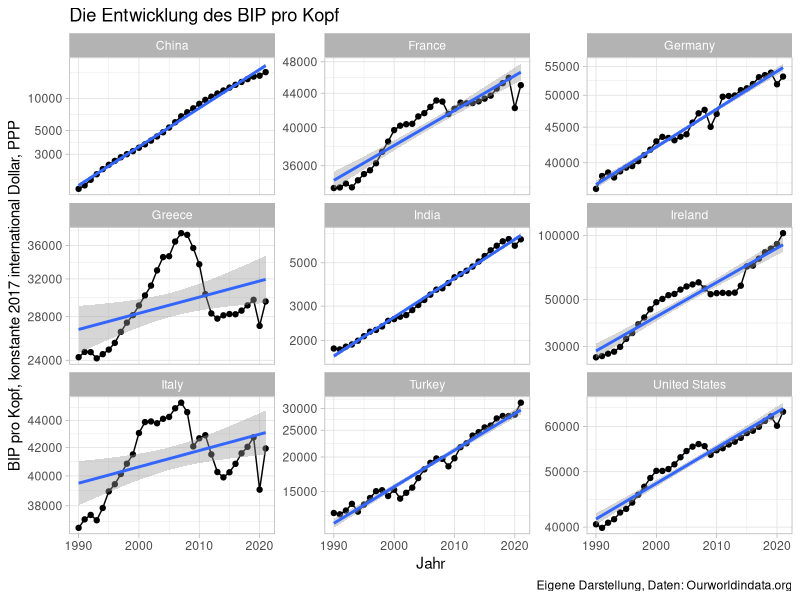
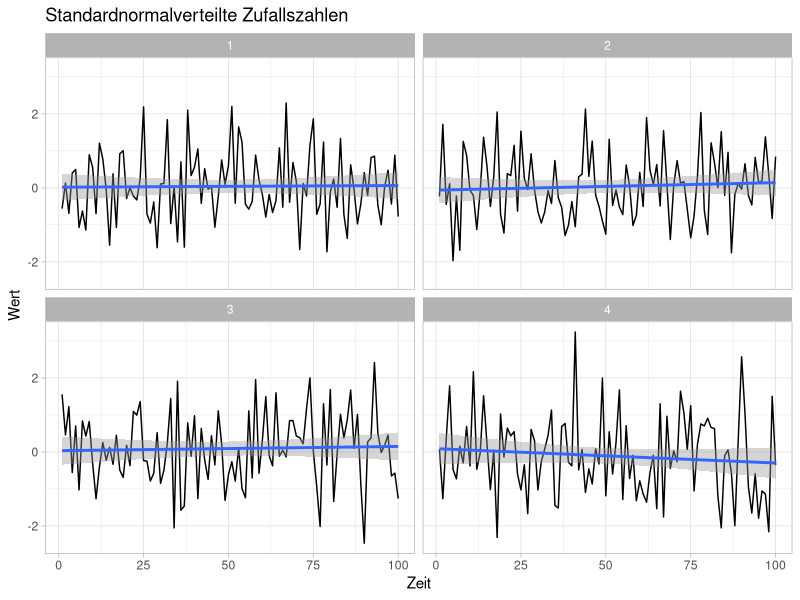
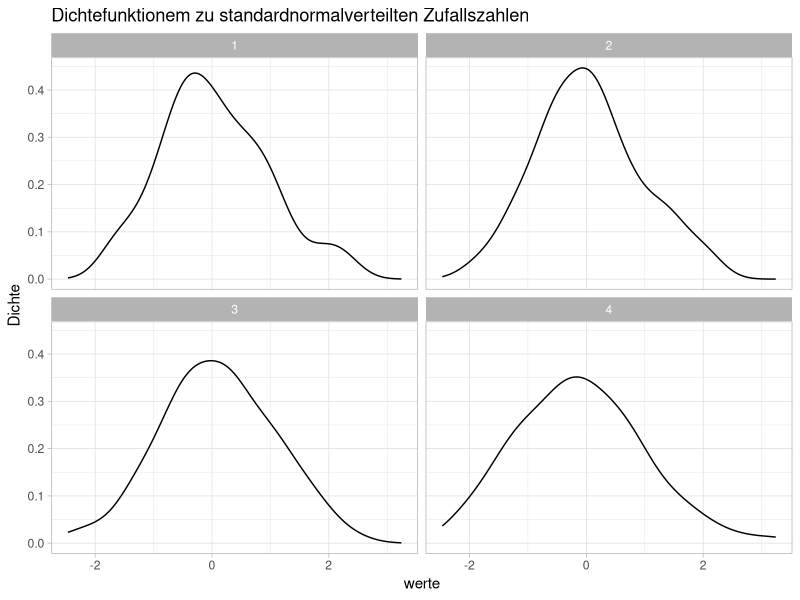
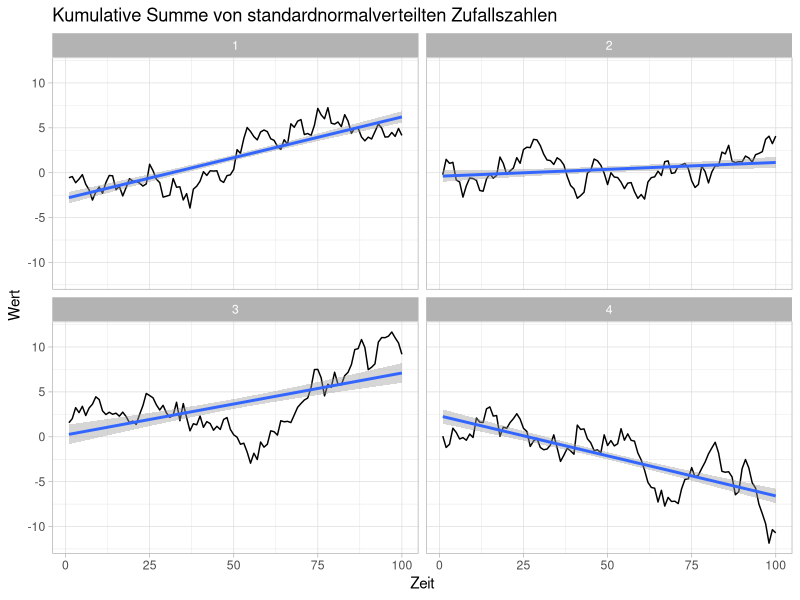
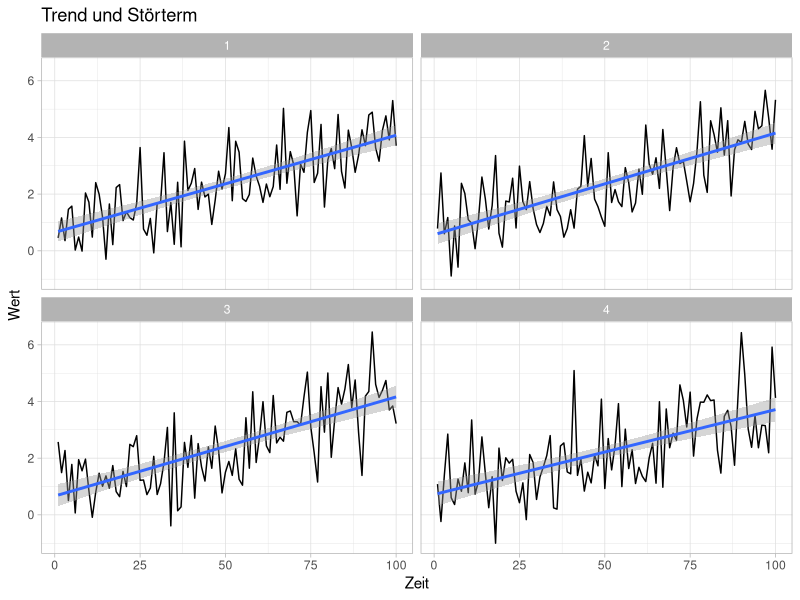
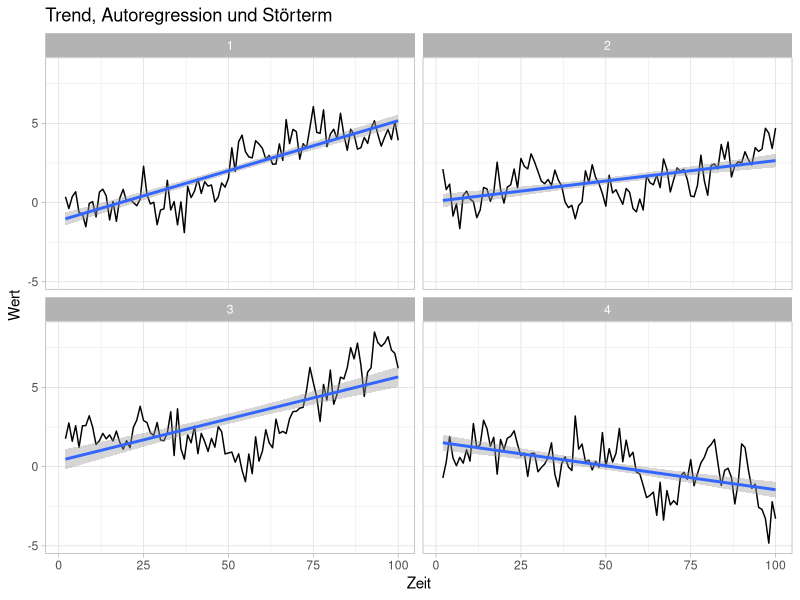

Write R code to recreate these figures, in order.
## ---- chunk 1
library(tidyverse)

df <- read.csv("gdp-per-capita-worldbank.csv")

#head(df)

selected_counries <- c("Germany", "France", "United States", "Turkey", 
                       "China", "Greece", "Italy", "Ireland", "India")

options(scipen=999)

df %>% filter(Entity %in% selected_counries) %>% 
  ggplot(aes(Year, GDP.per.capita..PPP..constant.2017.international...))+
  geom_point()+
  geom_line()+
  geom_smooth(method="glm")+
  scale_y_log10() +
  theme_light()+
  labs(title="Die Entwicklung des BIP pro Kopf",
       x="Jahr",
       y="BIP pro Kopf, konstante 2017 international Dollar, PPP",
       caption= "Eigene Darstellung, Daten: Ourworldindata.org")+
  facet_wrap(~Entity , scales = "free_y")

# Tabelle Wachstumsraten

library(broom)

growth <- df %>% filter(Entity %in% selected_counries) %>% 
  group_by(Entity) %>% 
  do(tidy(lm(log(GDP.per.capita..PPP..constant.2017.international...) ~ Year,.))) %>% 
  filter(term=="Year") %>% 
  select(Entity, estimate) %>% 
  rename(Staat=Entity,
         Wachstumsraten=estimate) %>% 
  mutate(Wachstumsraten=Wachstumsraten*100,
         Verdopplungszeit= log(2)/Wachstumsraten)

#head(growth)

library(knitr)

kable(growth, digits=2, format.args = list(decimal.mark = ','), col.names=c("Staat", "Wachstumsrate (%)", "Verdopplungszeit (Jahre)"),
      caption="geschätzte Durchschnittliche jährliche Wachstumsrate (%) 1990-2021, Daten: Ourworldindata.org")

## ---- chunk 2

#| message: false
#| warning: false
#| echo: false


# r

# Bibliothek laden
library(tidyverse)

set.seed(123)
# Datensatz generieren

# Trendgewicht
a<- .5


df <- data.frame(
  Fall   = rep(c(1:4), 100),
  normal = rnorm(400)
) %>% group_by(Fall) %>%
      arrange(Fall) %>%
      mutate(cumsum=cumsum(normal),
      lag_sum = lag(cumsum),
      zeit=1:100,
      trend= exp(zeit*.015),
      kombi = a*trend + (1-a) * lag_sum + normal)

#head(df)

# Plots

df%>% # filter(Fall==1) %>%
ggplot(aes(x = zeit, y = normal)) +
  geom_line() +
  geom_smooth(method="glm")+
  labs(x = "Zeit", y = "Wert") +
  ggtitle("Standardnormalverteilte Zufallszahlen")+
  facet_wrap(~Fall)+
  theme_light()

df%>% # filter(Fall==1) %>%
ggplot(aes(x = normal)) +
  geom_density() +
  labs(x = "werte", y = "Dichte") +
 ggtitle("Dichtefunktionem zu standardnormalverteilten Zufallszahlen")+
  facet_wrap(~Fall)+
  theme_light()

df%>% # filter(Fall==1) %>%
ggplot(aes(x = zeit, y = cumsum)) +
  geom_line() +
  geom_smooth(method="glm")+
  labs(x = "Zeit", y = "Wert") +
  ggtitle("Kumulative Summe von standardnormalverteilten Zufallszahlen")+
  facet_wrap(~Fall)+
  theme_light()





library(broom)

growth <- df %>% group_by(Fall) %>%
  do(tidy(lm(log(cumsum) ~ zeit,.))) %>%
  filter(term=="zeit") %>%
  select(Fall, estimate) %>%
  rename( Wachstumsraten=estimate) %>%
  mutate(Wachstumsraten=round(Wachstumsraten*100))

library(knitr)

kable(growth)

df%>% # filter(Fall==1) %>%
ggplot(aes(x = zeit, y = +trend+normal)) +
  geom_line() +
  geom_smooth(method="glm")+
  labs(x = "Zeit", y = "Wert") +
  ggtitle("Trend und Störterm")+
  facet_wrap(~Fall)+
  theme_light()


growth <- df %>% group_by(Fall) %>%
  do(tidy(lm(log(trend+normal) ~ zeit,.))) %>%
  filter(term=="zeit") %>%
  select(Fall, estimate) %>%
  rename( Wachstumsraten=estimate) %>%
  mutate(Wachstumsraten=round(Wachstumsraten*100))

#library(knitr)

kable(growth)


df%>% # filter(Fall==1) %>%
ggplot(aes(x = zeit, y = kombi)) +
  geom_line() +
  geom_smooth(method="glm")+
  labs(x = "Zeit", y = "Wert") +
  ggtitle("Trend, Autoregression und Störterm")+
  facet_wrap(~Fall)+
  theme_light()

growth <- df %>% group_by(Fall) %>%
  do(tidy(lm(log(kombi) ~ zeit,.))) %>%
  filter(term=="zeit") %>%
  select(Fall, estimate) %>%
  rename( Wachstumsraten=estimate) %>%
  mutate(Wachstumsraten=round(Wachstumsraten*100))

library(knitr)

kable(growth)

